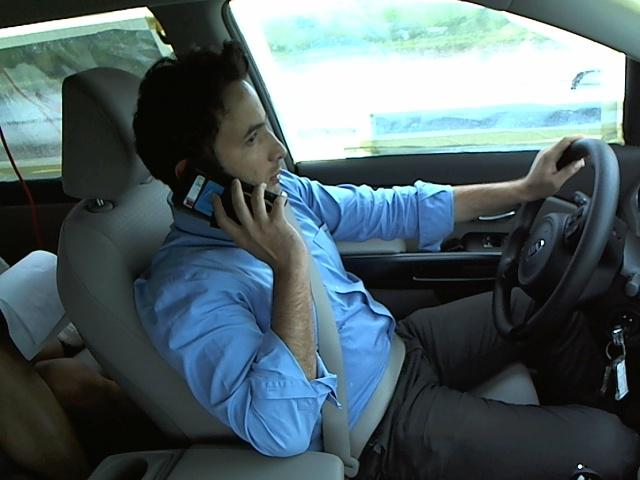
#> input picture image.jpg, 640 x 480 px
$ python rotate.py --image image.jpg
#> lines starting #> are read from the running program, lines starting #| are printed output that depends on the picture
import numpy as np
import argparse
import imutils
import cv2

ap=argparse.ArgumentParser()
ap.add_argument("-i","--image", required=True, help="Path to the image")
args=vars(ap.parse_args())

image=cv2.imread(args["image"])
#> image is the input picture: shape (480, 640, 3); mean B, G, R 103.1, 97.9, 80.8
cv2.imshow("Original", image)

(h,w)=image.shape[:2]
#> h = 480; w = 640
center=(w/2, h/2)
#> center = (320, 240)

M=cv2.getRotationMatrix2D(center, 45, 1.0)
rotated=cv2.warpAffine(image, M,(w, h))
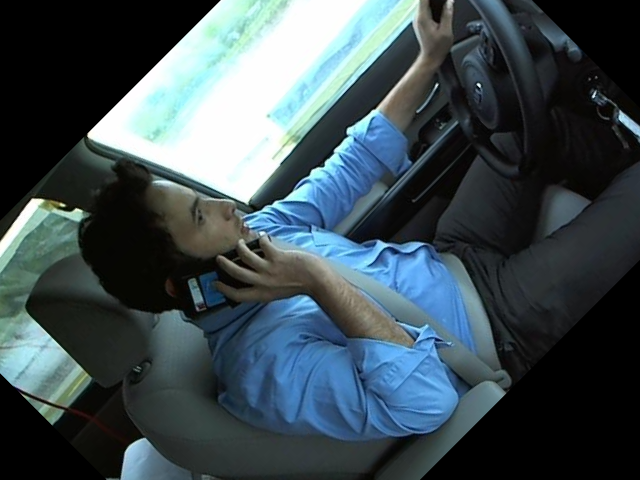
#> rotated: shape (480, 640, 3); mean B, G, R 83.4, 77.4, 62.8
cv2.imshow("Rotated by 45 degree", rotated)

M=cv2.getRotationMatrix2D(center, -90, 1.0)
rotated=cv2.warpAffine(image, M,(w, h))
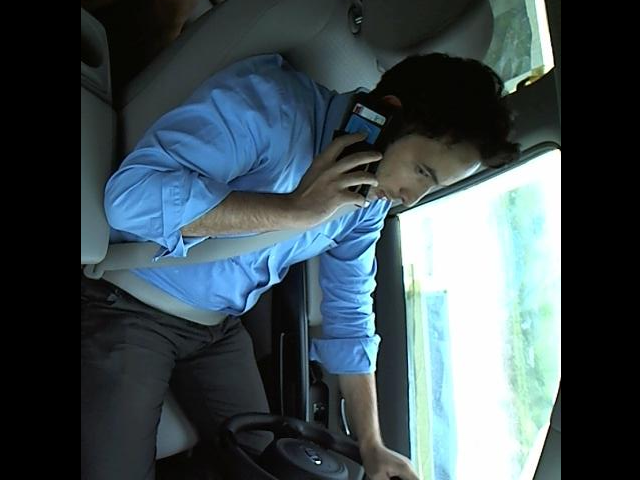
#> rotated: shape (480, 640, 3); mean B, G, R 83.4, 77.9, 63.8
cv2.imshow("Rotated by -90 degree", rotated)

rotated=imutils.rotate(image, 180)
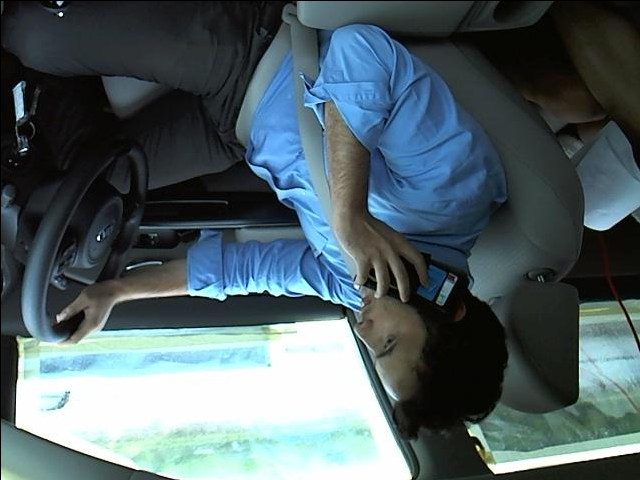
#> rotated: shape (480, 640, 3); mean B, G, R 102.7, 97.5, 80.4
cv2.imshow("Rotated by 180 degree", rotated)
cv2.waitKey(0)
